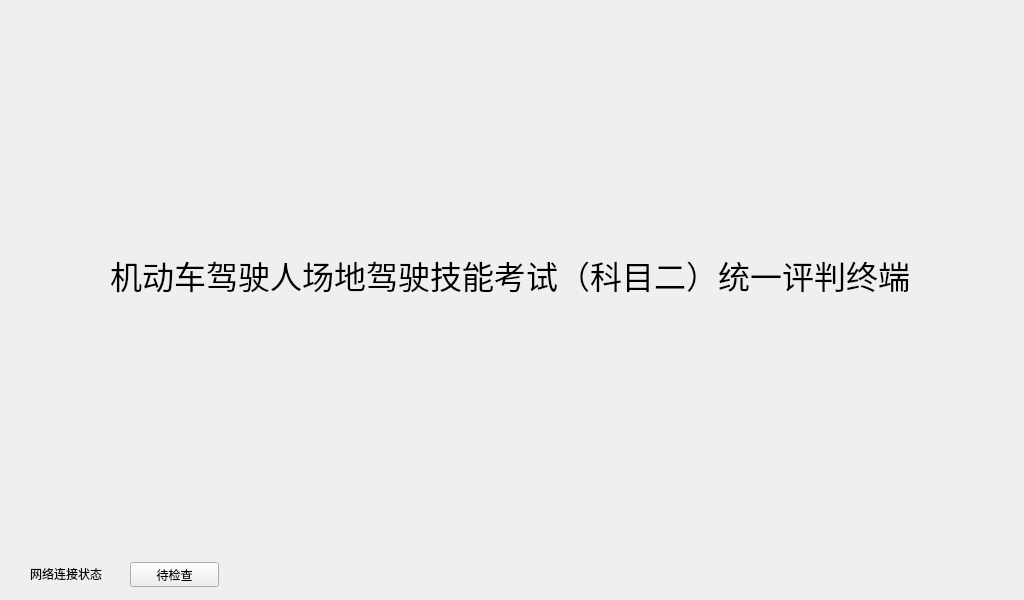
<?xml version="1.0" encoding="UTF-8"?>
<ui version="4.0">
 <class>startup</class>
 <widget class="QWidget" name="startup">
  <property name="geometry">
   <rect>
    <x>0</x>
    <y>0</y>
    <width>1024</width>
    <height>600</height>
   </rect>
  </property>
  <property name="windowTitle">
   <string>startup</string>
  </property>
  <widget class="QLabel" name="label_2">
   <property name="geometry">
    <rect>
     <x>10</x>
     <y>250</y>
     <width>1000</width>
     <height>51</height>
    </rect>
   </property>
   <property name="text">
    <string>&lt;html&gt;&lt;head/&gt;&lt;body&gt;&lt;p align=&quot;center&quot;&gt;&lt;span style=&quot; font-size:24pt;&quot;&gt;机动车驾驶人场地驾驶技能考试（科目二）统一评判终端&lt;/span&gt;&lt;/p&gt;&lt;/body&gt;&lt;/html&gt;</string>
   </property>
  </widget>
  <widget class="QLabel" name="label">
   <property name="geometry">
    <rect>
     <x>10</x>
     <y>10</y>
     <width>1000</width>
     <height>190</height>
    </rect>
   </property>
   <property name="text">
    <string>&lt;html&gt;&lt;head/&gt;&lt;body&gt;&lt;p&gt;&lt;img src=&quot;:/qrc/logo.png&quot;/&gt;&lt;/p&gt;&lt;/body&gt;&lt;/html&gt;</string>
   </property>
  </widget>
  <widget class="QLabel" name="label_3">
   <property name="geometry">
    <rect>
     <x>30</x>
     <y>565</y>
     <width>101</width>
     <height>17</height>
    </rect>
   </property>
   <property name="text">
    <string>网络连接状态</string>
   </property>
  </widget>
  <widget class="QPushButton" name="button2">
   <property name="geometry">
    <rect>
     <x>130</x>
     <y>562</y>
     <width>89</width>
     <height>25</height>
    </rect>
   </property>
   <property name="text">
    <string>待检查</string>
   </property>
  </widget>
 </widget>
 <layoutdefault spacing="6" margin="11"/>
 <resources/>
 <connections/>
</ui>
